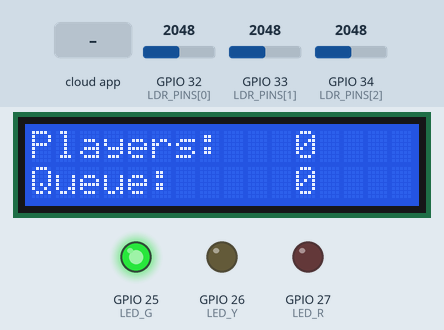
Simulated run of this sketch. Board: ESP32. Shown: 16×2 character LCD, output pins drawn as LEDs (lit = HIGH). The inputs (shaded band) are chosen by the test bench; at power-on: GPIO 32 (LDR_PINS[0]) = 2048, GPIO 33 (LDR_PINS[1]) = 2048, GPIO 34 (LDR_PINS[2]) = 2048 (analog values on the 0–4095 scale). WiFi joins after 1.5 s; servers stay silent unless stated; the Firebase database answers and starts empty; what the sketch prints to the serial monitor is not drawn.

Above: at 7.3 s.
7.4 s: GPIO 32 (LDR_PINS[0]) set to 1868
10.4 s: GPIO 32 (LDR_PINS[0]) set to 1752
At 10.9 s:
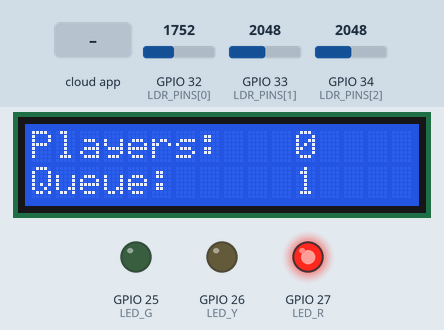
11.9 s: GPIO 33 (LDR_PINS[1]) set to 1228
At 13.5 s:
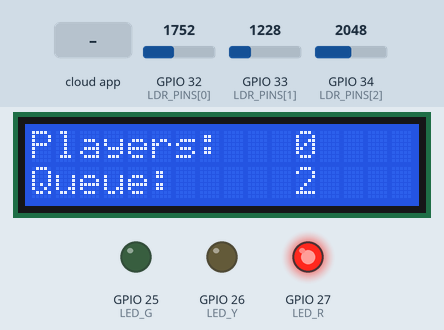
13.8 s: GPIO 34 (LDR_PINS[2]) set to 1228
At 15.4 s:
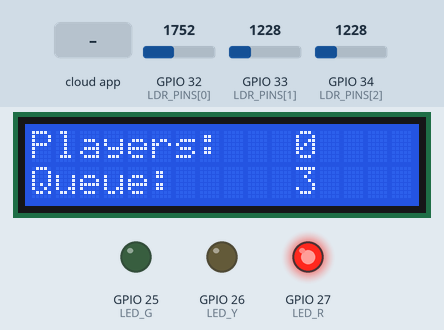
15.7 s: the phone or cloud app sets occupancyCount to 1
At 17.0 s:
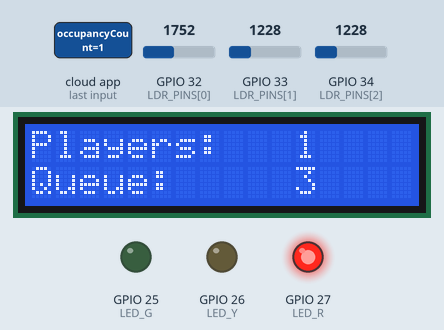
17.5 s: GPIO 33 (LDR_PINS[1]) set to 2866
At 20.2 s:
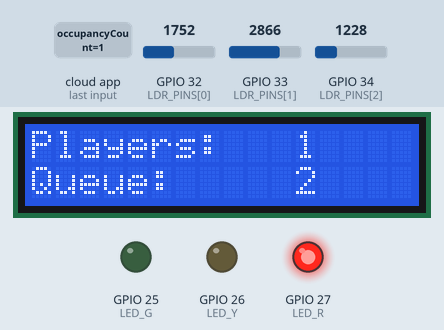
Timing chart, 0 to 21.5 s (numbered marks = the images above; inputs shaded):
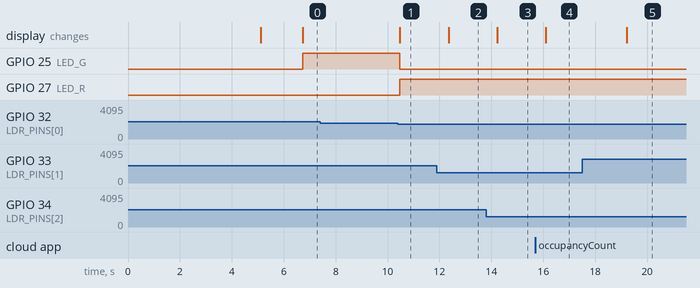

The sketch:

courtNode.ino
```cpp
/*  Court Node
 *  - LCD1602 I2C at 0x27 (SDA=21, SCL=22)
 *  - Photoresistors on GPIO 32, 33, 34 (ADC1)
 *  - Status LEDs: GREEN=25, YELLOW=26, RED=27
 *
 *  Functionality:
 *    - Determine LDR baselines at boot (no paddles on pads).
 *    - queueLen = number of covered pads.
 *    - LED logic:
 *        AVAILABLE            (players=0, queue=0)         -> GREEN
 *        OCCUPIED_NO_QUEUE    (players>0, queue=0)         -> YELLOW
 *        OCCUPIED_WITH_QUEUE  (queue>0)                    -> RED
 *        OFFLINE (no server)                               -> YELLOW slow blink
 *    - LCD:
 *        Line1: "Players: <n>"
 *        Line2: "Queue:   <m>"
 */

enum CourtState {
  AVAILABLE,
  OCCUPIED_NO_QUEUE,
  OCCUPIED_WITH_QUEUE,
  OFFLINE
};

#include <WiFi.h>
#include <ArduinoJson.h>
#include <Wire.h>
#include <LiquidCrystal_I2C.h>
#include <Firebase_ESP_Client.h>
#include <addons/TokenHelper.h>
#include <addons/RTDBHelper.h>

// WiFI Config
#define WIFI_SSID  "joseph"
#define WIFI_PASS  "password"

// Firebase Config
#define API_KEY "add-api-key-here"
#define DATABASE_URL "add-database-url-here"

FirebaseData fbdo;
FirebaseAuth auth;
FirebaseConfig config;

// LCD Confuig
#define LCD_ADDR 0x27
#define LCD_COLS 16
#define LCD_ROWS 2
LiquidCrystal_I2C lcd(LCD_ADDR, LCD_COLS, LCD_ROWS);

// GPIO Pins
const int LED_G = 25;
const int LED_Y = 26;
const int LED_R = 27;
const int LDR_PINS[] = { 32, 33, 34 };
const size_t LDR_COUNT = sizeof(LDR_PINS) / sizeof(LDR_PINS[0]);

// Detection + Timers
const uint32_t CALIBRATION_MS = 1500;
const float EMA_ALPHA = 0.20f;
const int MIN_DELTA = 140;
const int HYSTERESIS = 60;
const uint32_t UI_REFRESH_MS = 200;

// Globals
int playerCount = 0;
int queueLen = 0;
int lastQueueLen = -1;
bool serverOnline = true;
int32_t baseline[LDR_COUNT];
float emaVal[LDR_COUNT];
bool padCovered[LDR_COUNT];
uint32_t t_ui = 0;

// Utility
void setLEDs(bool g, bool y, bool r) {
  digitalWrite(LED_G, g);
  digitalWrite(LED_Y, y);
  digitalWrite(LED_R, r);
}

CourtState computeState(int players, int q, bool online) {
  if (!online) return OFFLINE;
  if (q > 0) return OCCUPIED_WITH_QUEUE;
  if (players > 0) return OCCUPIED_NO_QUEUE;
  return AVAILABLE;
}

void renderLEDs(CourtState s) {
  static uint32_t t_blink = 0;
  static bool blink = false;

  if (s == AVAILABLE) setLEDs(true, false, false);
  else if (s == OCCUPIED_NO_QUEUE) setLEDs(false, true, false);
  else if (s == OCCUPIED_WITH_QUEUE) setLEDs(false, false, true);
  else if (s == OFFLINE) {
    if (millis() - t_blink > 600) { blink = !blink; t_blink = millis(); }
    setLEDs(false, blink, false);
  }
}

void renderLCD() {
  lcd.setCursor(0, 0);
  lcd.printf("Players:%4d", playerCount);
  lcd.setCursor(0, 1);
  lcd.printf("Queue:  %4d", queueLen);
}

void calibrateLDRs() {
  uint32_t start = millis();
  int64_t sum[LDR_COUNT] = {0};
  uint32_t n = 0;

  while (millis() - start < CALIBRATION_MS) {
    for (size_t i = 0; i < LDR_COUNT; ++i)
      sum[i] += analogRead(LDR_PINS[i]);
    n++;
    delay(5);
  }

  for (size_t i = 0; i < LDR_COUNT; ++i) {
    baseline[i] = sum[i] / (int32_t)n;
    emaVal[i] = baseline[i];
    padCovered[i] = false;
  }
}

void updateQueueFromLDRs() {
  int active = 0;
  for (size_t i = 0; i < LDR_COUNT; ++i) {
    int raw = analogRead(LDR_PINS[i]);
    emaVal[i] = EMA_ALPHA * raw + (1.0f - EMA_ALPHA) * emaVal[i];
    int delta = baseline[i] - (int)emaVal[i];
    int onThresh = MIN_DELTA;
    int offThresh = MIN_DELTA - HYSTERESIS;

    if (!padCovered[i] && delta >= onThresh) padCovered[i] = true;
    else if (padCovered[i] && delta < offThresh) padCovered[i] = false;

    if (padCovered[i]) active++;
  }
  queueLen = active;
}

void connectWiFi() {
  WiFi.mode(WIFI_STA);
  WiFi.begin(WIFI_SSID, WIFI_PASS);
  Serial.print("Connecting to Wi-Fi");
  while (WiFi.status() != WL_CONNECTED) {
    delay(300);
    Serial.print(".");
  }
  Serial.println();
  Serial.print(" Connected! IP: ");
  Serial.println(WiFi.localIP());
}

// Updates the firebase database in real time. Writes values from the photoresistor to the firebase and retreives the playerCount from the database.
void updateFirebase(int queue, CourtState state) {
  if (!Firebase.ready()) return;

  String base = "/court1";
  String statusStr, colorStr;

  if (state == AVAILABLE) {
    statusStr = "available"; colorStr = "green";
  } else if (state == OCCUPIED_NO_QUEUE) {
    statusStr = "occupied_no_queue"; colorStr = "yellow";
  } else if (state == OCCUPIED_WITH_QUEUE) {
    statusStr = "occupied_with_queue"; colorStr = "red";
  } else {
    statusStr = "offline"; colorStr = "yellow";
  }

  Serial.println("Updating Firebase...");
  Firebase.RTDB.setInt(&fbdo, base + "/queueSize", queue);
  if (Firebase.RTDB.getInt(&fbdo, base + "/occupancyCount")) {
  if (fbdo.dataType() == "int") {
    playerCount = fbdo.intData();  //
    Serial.print("Player count from Firebase: ");
    Serial.println(playerCount);
  }
} else {
  Serial.print("Failed to get occupancyCount: ");
  Serial.println(fbdo.errorReason());
}
  Firebase.RTDB.setString(&fbdo, base + "/status", statusStr);
  Firebase.RTDB.setString(&fbdo, base + "/lightColor", colorStr);
}

// Setup
void setup() {
  Serial.begin(115200);
  Serial.println("\n=== Court Node ===");

  pinMode(LED_G, OUTPUT);
  pinMode(LED_Y, OUTPUT);
  pinMode(LED_R, OUTPUT);
  setLEDs(false, false, false);

  for (size_t i = 0; i < LDR_COUNT; ++i)
    pinMode(LDR_PINS[i], INPUT);

  analogReadResolution(12);
  Wire.begin(21, 22);
  lcd.init();
  lcd.backlight();
  lcd.clear();
  lcd.print("Court Status Node");
  lcd.setCursor(0, 1);
  lcd.print("Calibrating...");

  connectWiFi();
  calibrateLDRs();

  // Firebase setup
  config.api_key = API_KEY;
  config.database_url = DATABASE_URL;
  Firebase.reconnectWiFi(true);

  Serial.println("Connecting to Firebase...");
  if (Firebase.signUp(&config, &auth, "", "")) {
    Serial.println("Firebase anonymous login success");
  } else {
    Serial.printf("Firebase signUp failed: %s\n", config.signer.signupError.message.c_str());
  }

  Firebase.begin(&config, &auth);
  delay(2000);

  if (Firebase.ready())
    Serial.println("Firebase Ready!");
  else
    Serial.println("Firebase not ready!");

  lcd.clear();
  lcd.print("Ready!");
  delay(1000);

  t_ui = millis();
}

// Loop
void loop() {
  updateQueueFromLDRs();

  if (queueLen != lastQueueLen) {
    lastQueueLen = queueLen;
    Serial.print("Queue changed: ");
    Serial.println(queueLen);
  }

  if (millis() - t_ui > UI_REFRESH_MS) {
    renderLCD();
    renderLEDs(computeState(playerCount, queueLen, serverOnline));
    t_ui = millis();
  }
  CourtState cs = computeState(playerCount, queueLen, serverOnline);
  updateFirebase(queueLen, cs);
}
```

Measured:
- the behaviour switches between 1813 and 1812 on GPIO 32 (LDR_PINS[0]) (found by bisection; images 0 and 1)
- after the input at 7.4 s, every drawn part: stays the same
- after the input at 10.4 s, GPIO 25 (LED_G): HIGH → LOW after 0.08 s instead of 1.3 s; GPIO 27 (LED_R): LOW → HIGH after 0.08 s instead of 1.3 s
- after the input at 11.9 s, the display: changes after 0.45 s (image 2)
- after the input at 13.8 s, the display: changes after 0.42 s (image 3)
- after the input at 15.7 s, the display: changes after 0.40 s (image 4)
- after the input at 17.5 s, the display: changes after 1.7 s (image 5)
